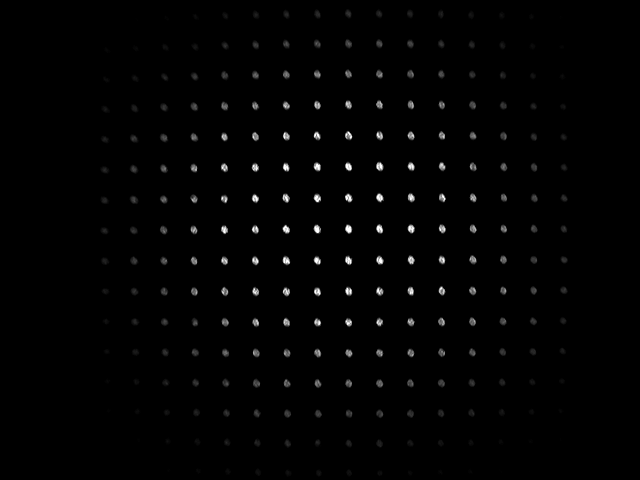
#> input picture o105i186_8.tif, 640 x 480 px
$ jupyter execute AnImagen.ipynb
#> lines starting #> are read from the running program, lines starting #| are printed output that depends on the picture
[cell 1]
import cv2
import matplotlib.pyplot as plt
import numpy as np

[cell 2]
Flags = [cv2.IMREAD_COLOR, cv2.IMREAD_GRAYSCALE, cv2.IMREAD_UNCHANGED ]

flag = Flags[1]

I_XY = cv2.imread('o105i186_8.tif', flag)
#> I_XY is the input picture: shape (480, 640); min 0, max 255, mean 2.6


plt.imshow(I_XY, cmap='gray', vmin=0, vmax=255)
plt.colorbar()
plt.show()
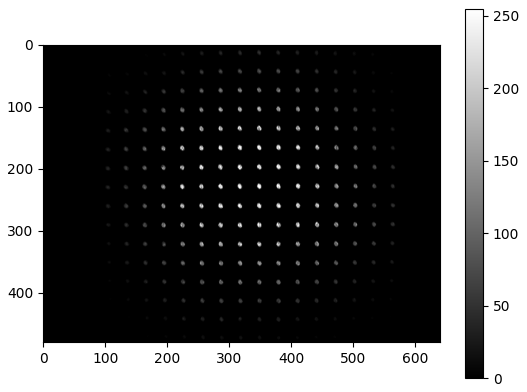
#> figure drawn by matplotlib, 2 panels

y,x = 100,270
#---------------
pix_value = I_XY[y,x]
#> pix_value = 0

print("el tamaño de la imagen es de ", np.size(I_XY[0,:]), " x ",np.size(I_XY[:,0]), " píxeles.")
#| el tamaño de la imagen es de  640  x  480  píxeles.

[cell 3]
#recortar región de la imagen
#pixeles de inicio en la esquina superior izquierda en y vs x
Y_sup,X_sup = 100 , 350
#píxeles de final en la esquina derecha inferior
Y_inf,X_inf = 150, 500

I_XY_recortado=I_XY[Y_sup:Y_inf,X_sup:X_inf]
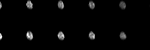
#> I_XY_recortado: shape (50, 150); min 0, max 255, mean 5.9

[cell 4]
plt.imshow(I_XY_recortado, cmap='gray', vmin=0, vmax=255)
plt.colorbar()
plt.show()
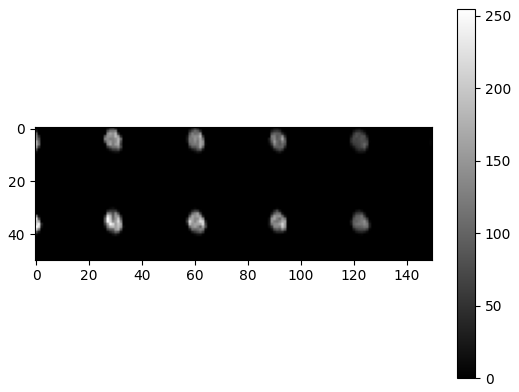
#> figure drawn by matplotlib, 2 panels

[cell 5]
#fotoelasticidad
flag2 = Flags[1]
I_XY_red = cv2.imread('spRojoP90.JPG', flag2)
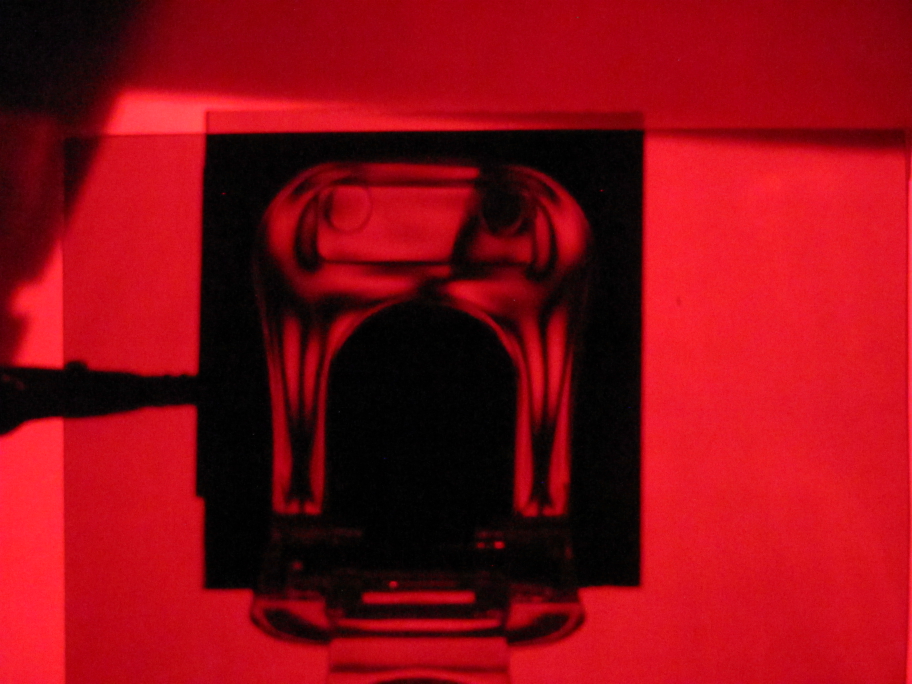
#> input picture spRojoP90.JPG, 3648 x 2736 px (shown at 1/4 size)
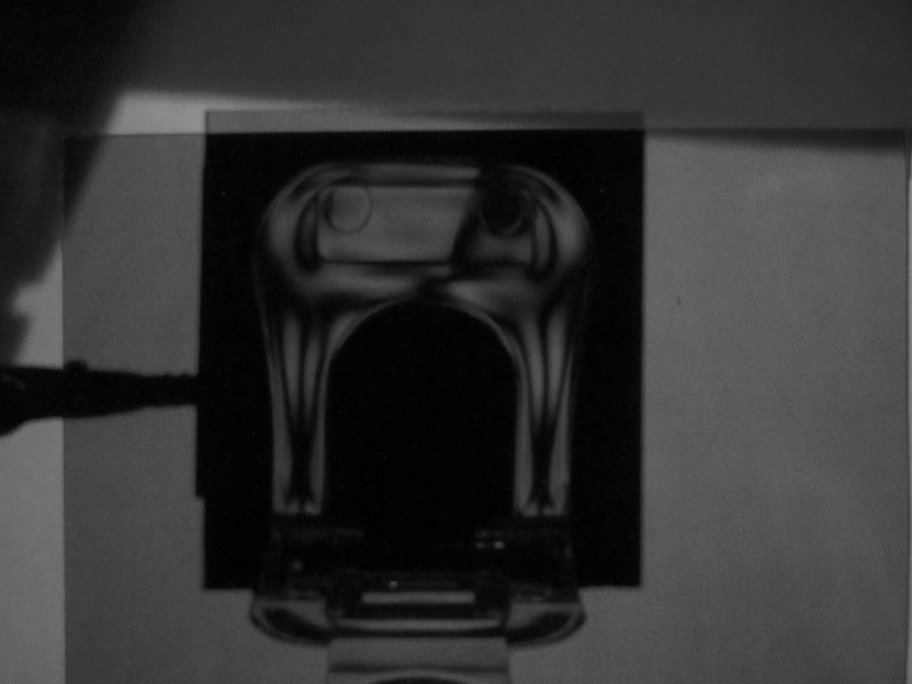
#> I_XY_red: shape (2736, 3648) (shown at 1/4 size); min 0, max 159, mean 50.4
I_XY_blue = cv2.imread('spAzulP90.JPG', flag2)
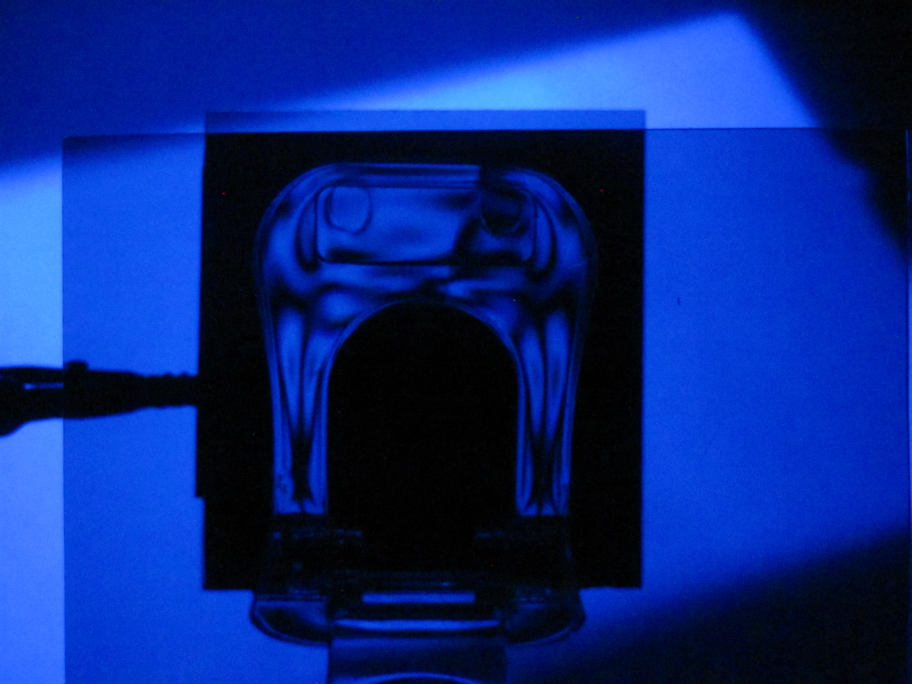
#> input picture spAzulP90.JPG, 3648 x 2736 px (shown at 1/4 size)
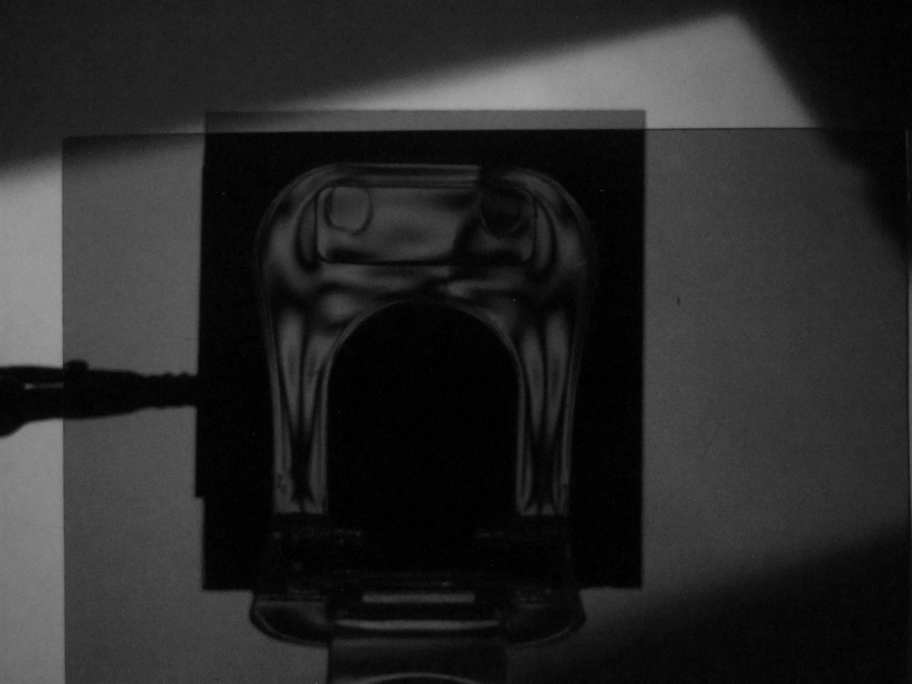
#> I_XY_blue: shape (2736, 3648) (shown at 1/4 size); min 0, max 173, mean 40.6
I_XY_green = cv2.imread('spVerdeP90.JPG', flag2)
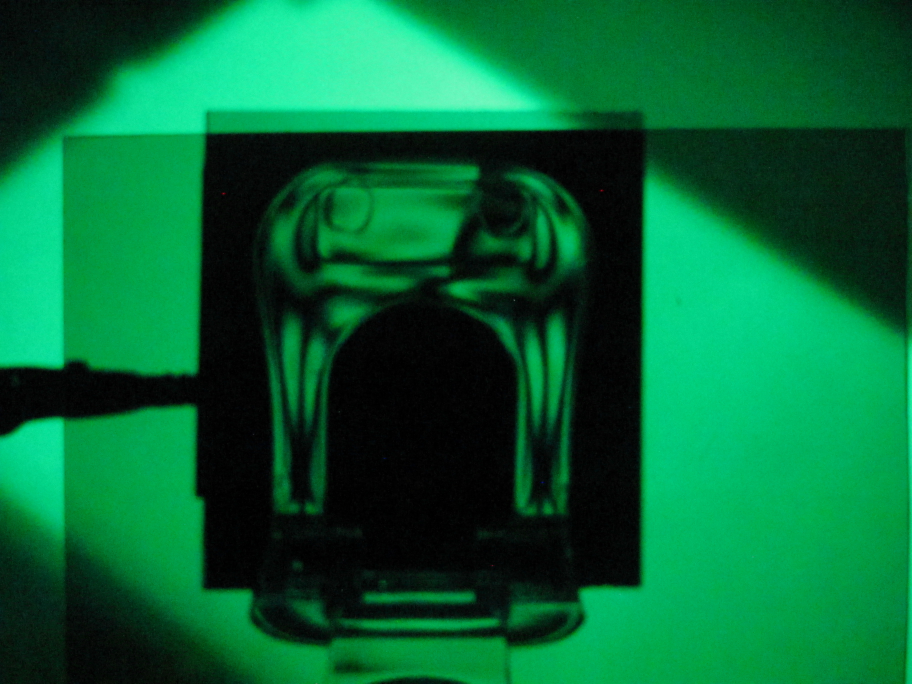
#> input picture spVerdeP90.JPG, 3648 x 2736 px (shown at 1/4 size)
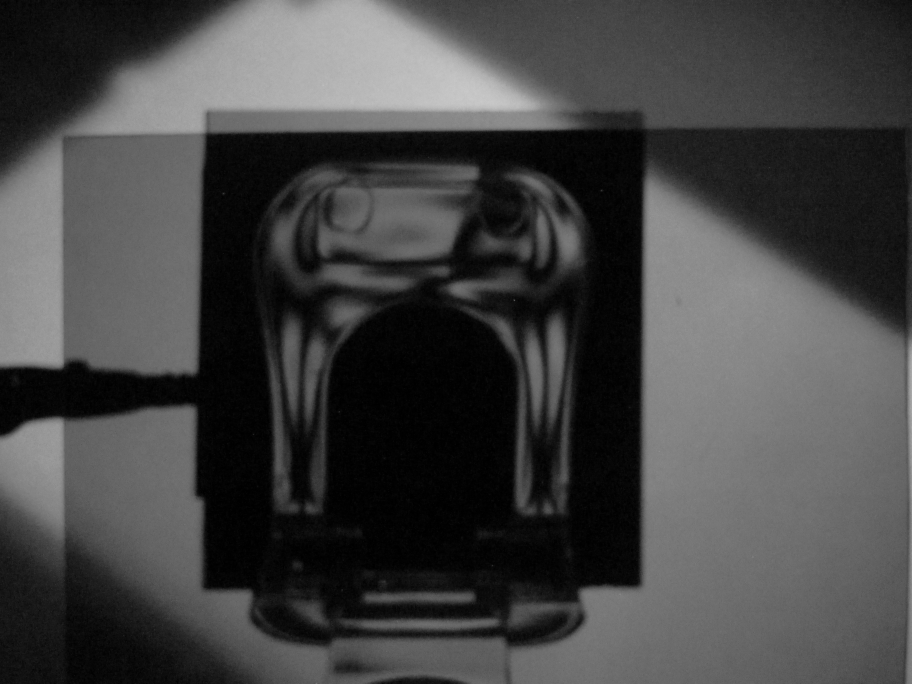
#> I_XY_green: shape (2736, 3648) (shown at 1/4 size); min 0, max 209, mean 67.2


plt.imshow(I_XY_red, cmap='gray', vmin=0, vmax=255)
plt.colorbar()
plt.show()
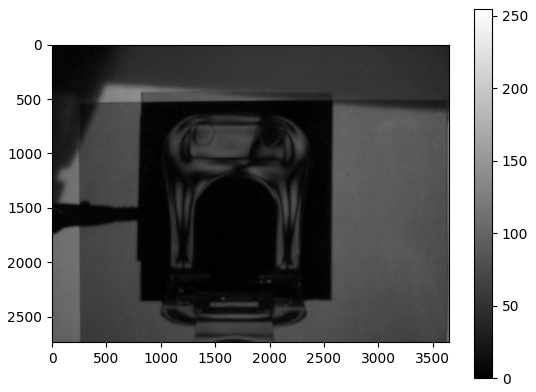
#> figure drawn by matplotlib, 2 panels

y,x = 100,270
#---------------
pix_value = I_XY[y,x]

print("el tamaño de la imagen es de ", np.size(I_XY[0,:]), " x ",np.size(I_XY[:,0]), " píxeles.")
#| el tamaño de la imagen es de  640  x  480  píxeles.
